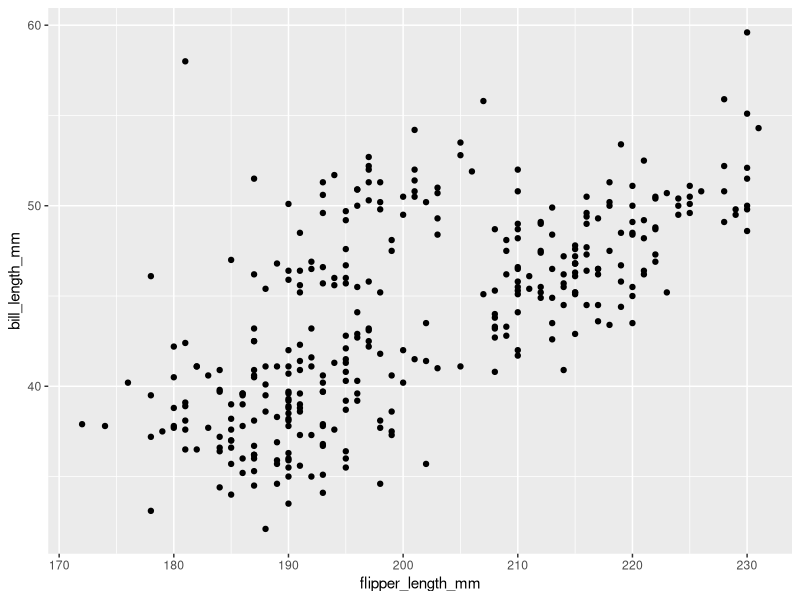
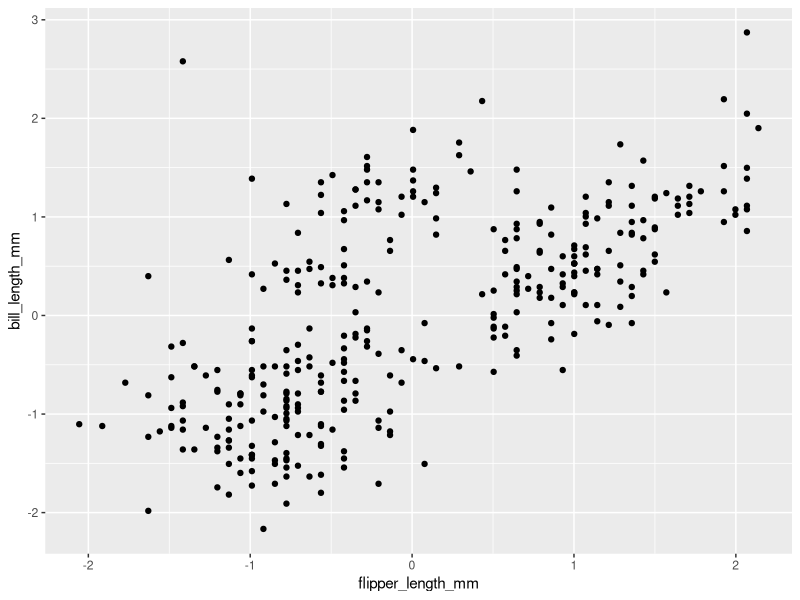
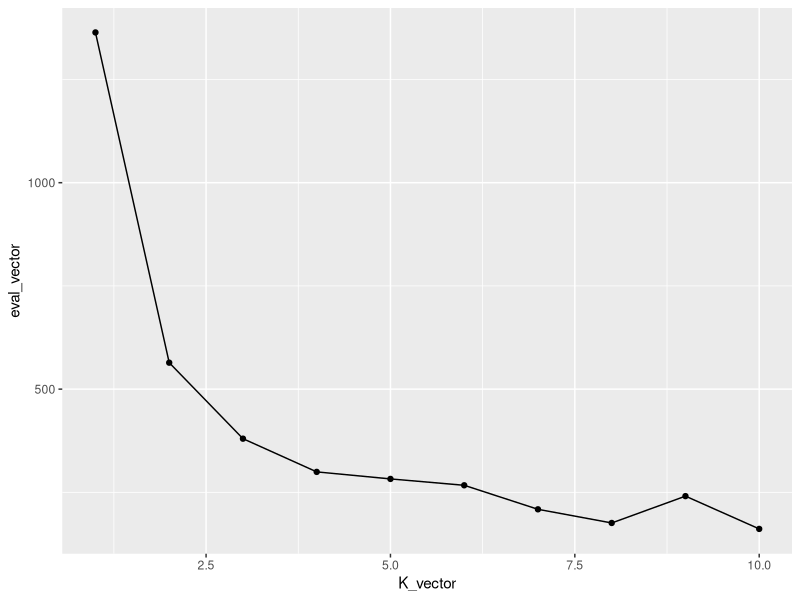
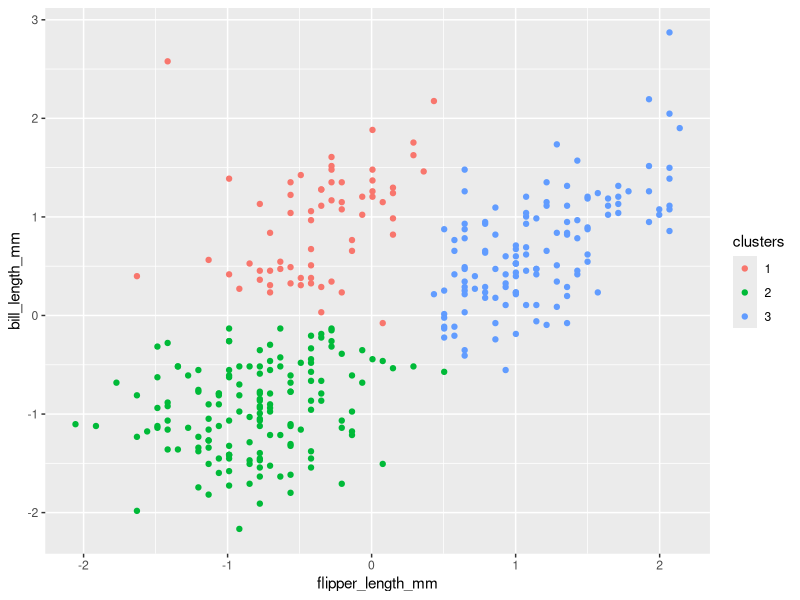
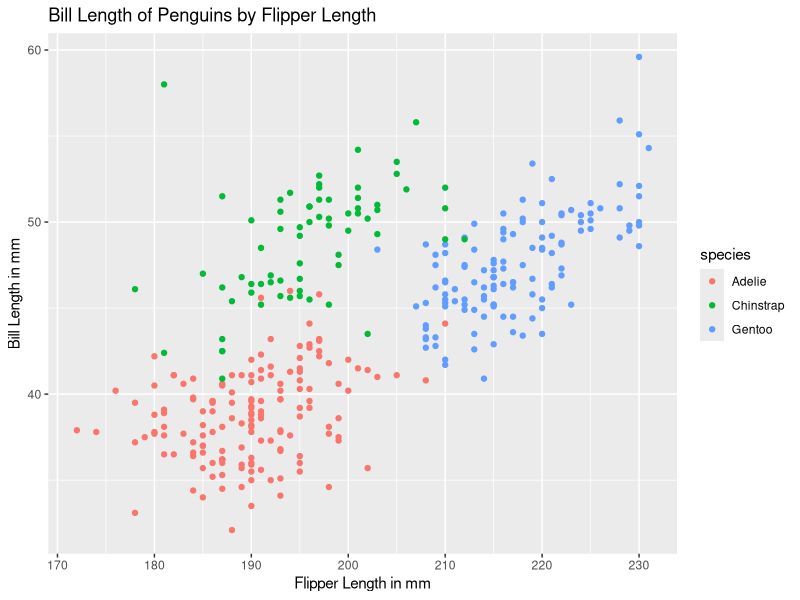
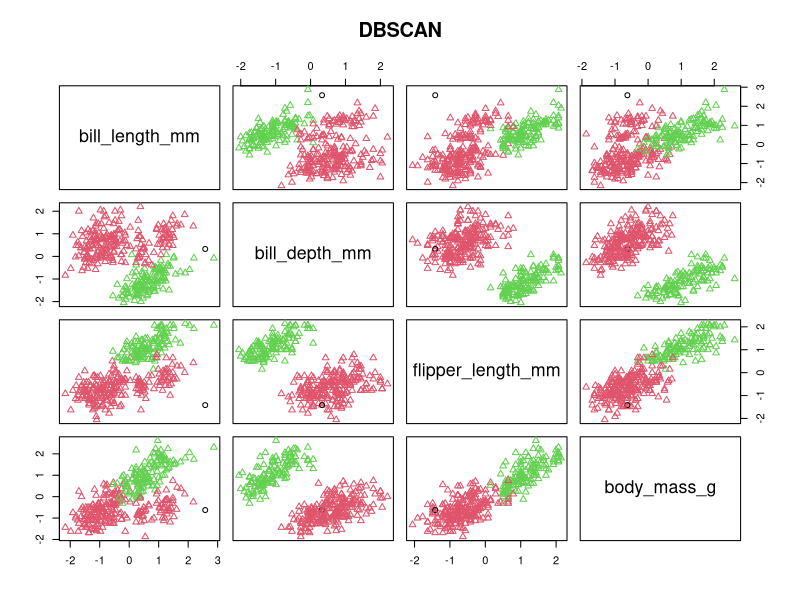
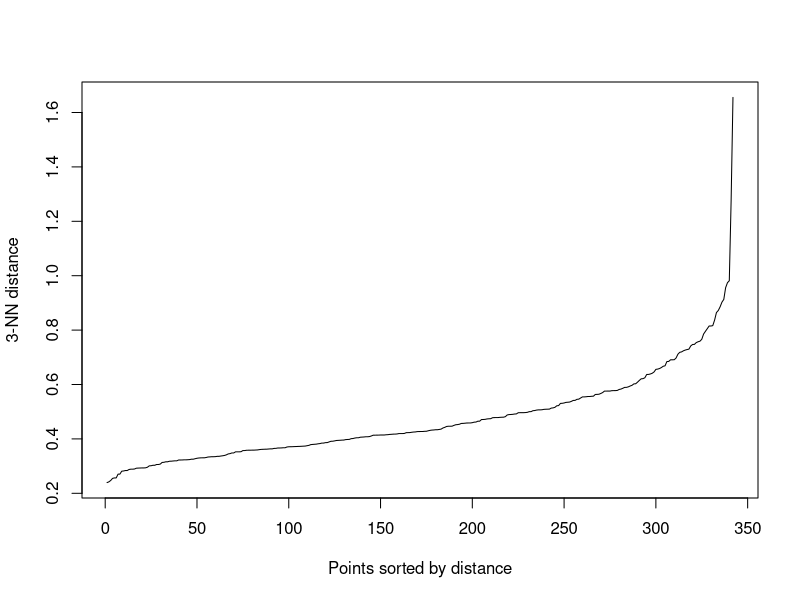
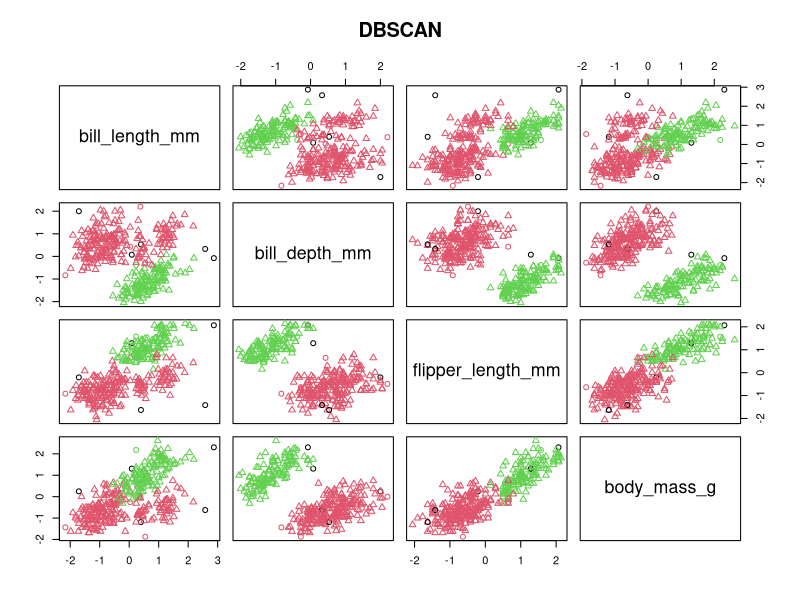

The R source for these figures, in order:
## ---- chunk 1
library(tidyverse)
library(palmerpenguins)
library(dplyr)

df = subset(penguins, select = -c(species, island, sex, year)) #creating a variable only data set with no character values

df <- df %>% filter(complete.cases(.)) #filtering for NA data

qplot(flipper_length_mm, bill_length_mm, data = df) #making an original plot of data I want to cluster based of specific parameters

df <- scale(df) #scaling the data to make it less suseptible to misrepresentation
df <- as.tibble(df, rownames = NA)

qplot(flipper_length_mm, bill_length_mm, data = df)

K_mean_vis <- function(K){ #making a K means algorithm
(clusters <- df %>% #clustering is going to be based on my penguins data and the 2 parameters I pass into it
  dplyr::select(flipper_length_mm, bill_length_mm) %>%
  kmeans(centers = K))

df$clusters <- as.factor(clusters$cluster) #Making the clusters factors of the data set

ggplot(df, aes(x = flipper_length_mm, y = bill_length_mm, color = clusters)) + #plotting the data
  geom_point()
}

visual_plot <- K_mean_vis(2) #presenting the data with only 2 clusters
## ---- chunk 2
K_mean_eval <- function(K_list){ #evaluating the K menas cluster algorithm to find the best cluster amount
    df %>%
    dplyr::select(flipper_length_mm, bill_length_mm)
  
  eval_vector <- vector()
  K_vector <- vector()
  
  for (K in K_list){
    clusters <- df %>%
      kmeans(centers = K)
    
    eval_vector <- append(eval_vector, clusters$tot.withinss)
    K_vector <- append(K_vector, K)
  }
  return(tibble(K_vector, eval_vector))
}

K_list <- seq(1, 10) #printing the elbow plot of the data clusters
K_mean_eval(K_list) %>%
  ggplot(aes(x = K_vector, y = eval_vector)) +
    geom_point() +
    geom_line()
## ---- chunk 3
K_mean_vis_redo <- function(K2){ #basiaclly doing the same thing as above but changing the number of clusters
(clusters <- df %>%
  dplyr::select(flipper_length_mm, bill_length_mm) %>%
  kmeans(centers = K2))

df$clusters <- as.factor(clusters$cluster)

ggplot(df, aes(x = flipper_length_mm, y = bill_length_mm, color = clusters)) +
  geom_point()
}

K_mean_vis_redo(3)

penguins %>% #making a simple scatter plot of a distribution. I decided to also include the species just to see where they lie on the graph
  ggplot(aes(x=flipper_length_mm, y=bill_length_mm, color = species)) +
    geom_point() +
    xlab("Flipper Length in mm") +
    ylab("Bill Length in mm") +
    ggtitle("Bill Length of Penguins by Flipper Length")
## ---- chunk 4
library(fpc)
library(dbscan)
db_cluster <- fpc::dbscan(df, eps = 1.2, MinPts = 3, method = "hybrid")
plot(db_cluster, df, main = "DBSCAN")
## ---- chunk 5
dbscan::kNNdistplot(df, k= 3) #making a similar elbow plot but for epsilon values instead for DBSCAN
## ---- chunk 6
fpc::dbscan(df, eps = 0.8, MinPts = 3) %>%
  plot(df, main = "DBSCAN") #chaning based on the hyperparameter tuning from 4a
